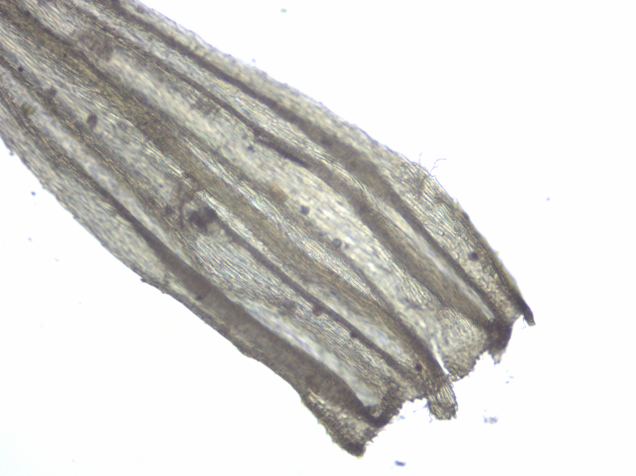
#> input picture testdata/img1/Euromex_291.tif, 1272 x 952 px (shown at 1/2 size)
$ python -i lfstitcher.py   (imports and definitions only)
#> lines starting #> are read from the running program, lines starting #| are printed output that depends on the picture
#> further down, picture is the input picture: shape (952, 1272, 3); mean B, G, R 209.7, 212.6, 213.5
import cv2
import numpy as np
import logging

logger = logging.getLogger(__name__)

# Cache CUDA availability check so it is executed only once
def _get_cuda_device_count_cached():
    """Return cached CUDA device count to avoid repeated expensive checks."""
    if not hasattr(_get_cuda_device_count_cached, "_cached_count"):
        if hasattr(cv2, "cuda") and hasattr(cv2.cuda, "getCudaEnabledDeviceCount"):
            try:
                _get_cuda_device_count_cached._cached_count = cv2.cuda.getCudaEnabledDeviceCount()
            except Exception:
                _get_cuda_device_count_cached._cached_count = 0
        else:
            _get_cuda_device_count_cached._cached_count = 0
    return _get_cuda_device_count_cached._cached_count

class FeatureMatcher:
    """
    Feature matcher tuned for biological microscopy images.

    Enhancements:
    - Preserve input scale and sensitivity for small structures.
    - Allow tightly-clustered inliers to pass if enough inliers are present.
    - Fallback to ECC (translation/affine) registration when homography fails
      but there is some valid local overlap.
    """

    def __init__(self, detector='sift', ratio=0.85, ransac_thresh=3.0, min_inliers=8,
                 do_clahe=False, denoise_ksize=1, min_spread_frac=0.0005, try_use_gpu=False):
        self.detector_name = detector.lower()
        self.ratio = float(ratio)
        self.ransac_thresh = float(ransac_thresh)
        self.min_inliers = int(min_inliers)
        self.do_clahe = bool(do_clahe)
        self.denoise_ksize = int(denoise_ksize) if denoise_ksize is not None else 1
        self.min_spread_frac = float(min_spread_frac)

        # runtime flag for whether a CUDA detector was actually created
        self.using_cuda = False

        # determine whether GPU should be attempted using cached device count
        cuda_device_count = _get_cuda_device_count_cached()
        self.try_use_gpu = bool(try_use_gpu) and cuda_device_count > 0

        # log\-once flag for CUDA usage
        self._logged_cuda = False

        # detector/matcher creation is handled by _create_detector_and_matcher
        self._create_detector_and_matcher()

    def _create_detector_and_matcher(self):
        if hasattr(cv2, 'SIFT_create') and self.detector_name == 'sift':
            try:
                if self.try_use_gpu and hasattr(cv2, 'cuda') and hasattr(cv2.cuda, 'SIFT_create'):
                    self.detector = cv2.cuda.SIFT_create(nfeatures=10000)
                    self.using_cuda = True
                    logger.info("Using CUDA SIFT detector.")
                else:
                    try:
                        self.detector = cv2.SIFT_create(nfeatures=10000, contrastThreshold=0.01, edgeThreshold=5)
                    except TypeError:
                        self.detector = cv2.SIFT_create(nfeatures=10000)
                index_params = dict(algorithm=1, trees=5)
                search_params = dict(checks=50)
                self.matcher = cv2.FlannBasedMatcher(index_params, search_params)
                self.is_binary = False
            except Exception:
                logger.info("Failed to create SIFT, falling back to ORB.")
                self.detector = cv2.ORB_create(nfeatures=5000, scaleFactor=1.2, edgeThreshold=15)
                self.matcher = cv2.BFMatcher(cv2.NORM_HAMMING, crossCheck=False)
                self.is_binary = True
        elif hasattr(cv2, 'AKAZE_create') and self.detector_name in ('akaze', 'kaze'):
            self.detector = cv2.AKAZE_create()
            self.matcher = cv2.BFMatcher(cv2.NORM_HAMMING, crossCheck=False)
            self.is_binary = True
        else:
            self.detector = cv2.ORB_create(nfeatures=8000, scaleFactor=1.2, edgeThreshold=15)
            self.matcher = cv2.BFMatcher(cv2.NORM_HAMMING, crossCheck=False)
            self.is_binary = True

    # [108 lines left out: functions _preprocess, _spatial_spread_ok, _validate_transform_on_matches, detect_and_match, not called in this run]


class SimpleStitcher:
    """
    SimpleStitcher with multi-band blending and exposure compensation.
    """

    def __init__(self, detector='sift', ratio=0.75, ransac_thresh=4.0, min_inliers=30,
                 warper_type='plane', crop=True, try_use_gpu=False, skip_reorder=True,
                 blender_type='multiband', exposure_compensation=False, num_bands=5,
                 equalize=False):
        self.matcher = FeatureMatcher(detector=detector, ratio=ratio, ransac_thresh=ransac_thresh,
                                      min_inliers=min_inliers, try_use_gpu=try_use_gpu)
        self.warper_type = (warper_type or 'plane').lower()
        self.crop = bool(crop)
        self.skip_reorder = bool(skip_reorder)
        self.blender_type = blender_type.lower()
        self.exposure_compensation = bool(exposure_compensation)
        self.num_bands = int(num_bands)
        self.equalize = bool(equalize)  # boolean flag for equalization

    # [82 lines left out: functions _cylindrical_warp, adjust_background_brightness, not called in this run]

    @staticmethod
    def auto_spread_brightness(img_bgr, low_percentile=5, high_percentile=95):
        """
        Spread brightness like ACR Auto by stretching L channel percentiles to full range.
        """
#> called with low_percentile = 5, high_percentile = 95
        if img_bgr is None or img_bgr.ndim != 3:
            return img_bgr
        lab = cv2.cvtColor(img_bgr, cv2.COLOR_BGR2LAB)
#> lab: shape (952, 1272, 3); mean of channels 0, 1, 2 215.8, 127.9, 129.6
        l, a, b = cv2.split(lab)
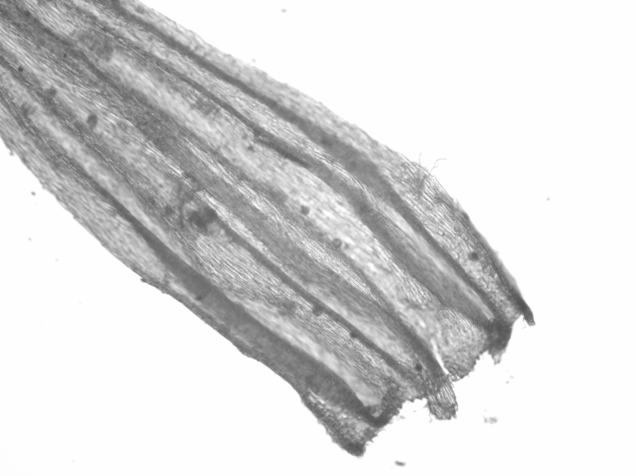
#> l: shape (952, 1272) (shown at 1/2 size); min 81, max 254, mean 215.8
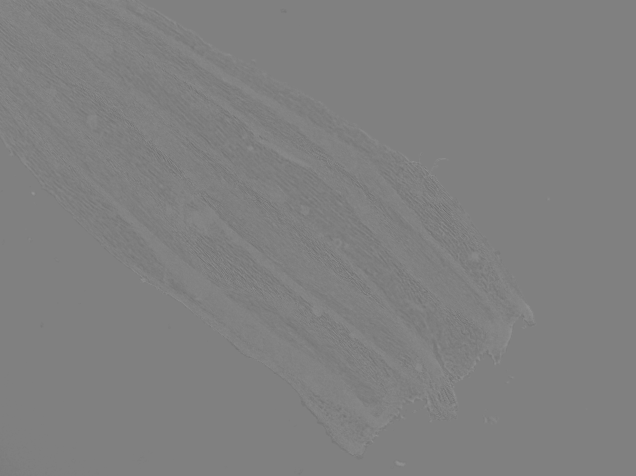
#> a: shape (952, 1272) (shown at 1/2 size); min 99, max 152, mean 127.9
        # Compute percentiles for stretching
        low_val = np.percentile(l, low_percentile)
#> low_val = 124
        high_val = np.percentile(l, high_percentile)
#> high_val = 254
        # Stretch L to 0-255
        l_stretched = np.clip((l - low_val) / (high_val - low_val + 1e-6) * 255, 0, 255).astype(np.uint8)
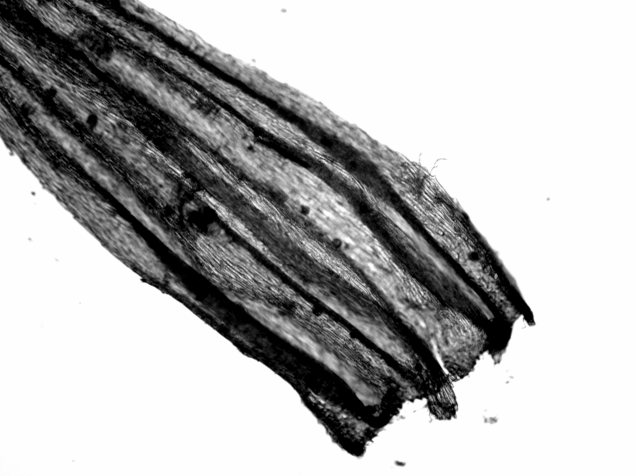
#> l_stretched: shape (952, 1272) (shown at 1/2 size); min 0, max 254, mean 180.3
        lab_stretched = cv2.merge([l_stretched, a, b])
#> lab_stretched: shape (952, 1272, 3); mean of channels 0, 1, 2 180.3, 127.9, 129.6
        return cv2.cvtColor(lab_stretched, cv2.COLOR_LAB2BGR)
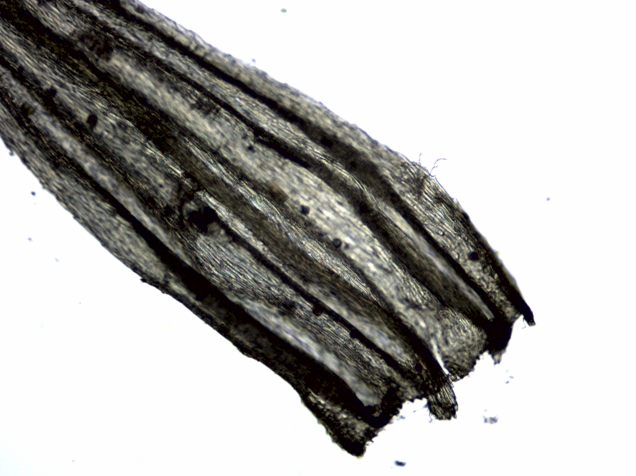
#> returned value: shape (952, 1272, 3) (shown at 1/2 size); mean B, G, R 176.1, 178.7, 179.5

    # [387 lines left out: functions _estimate_vignette_mask, _apply_vignette_correction, _equalize_images, _estimate_exposure_gains, _apply_exposure_compensation, _multiband_blend and 3 more, not called in this run]

>>> import cv2
>>> picture = cv2.imread('../testdata/img1/Euromex_291.tif')
>>> result = SimpleStitcher().auto_spread_brightness(picture)

$ run again, on testdata/img1/Euromex_292.tif
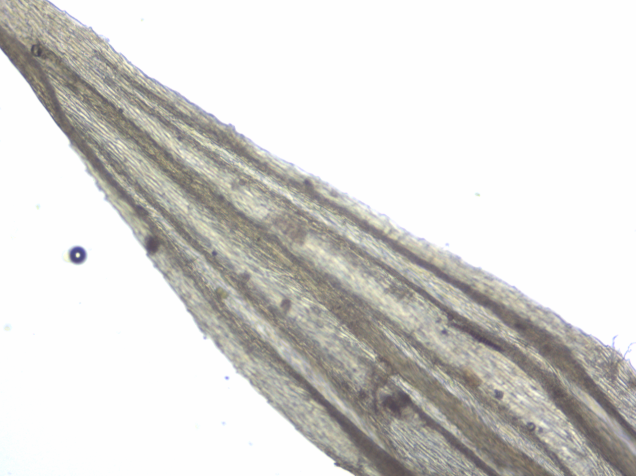
#> input picture testdata/img1/Euromex_292.tif, 1272 x 952 px (shown at 1/2 size)
#> picture is the input picture: shape (952, 1272, 3); mean B, G, R 211, 214, 215.1
#> lab: shape (952, 1272, 3); mean of channels 0, 1, 2 217.2, 127.9, 129.7
#> in auto_spread_brightness, `l, a, b = cv2.split(lab)`:
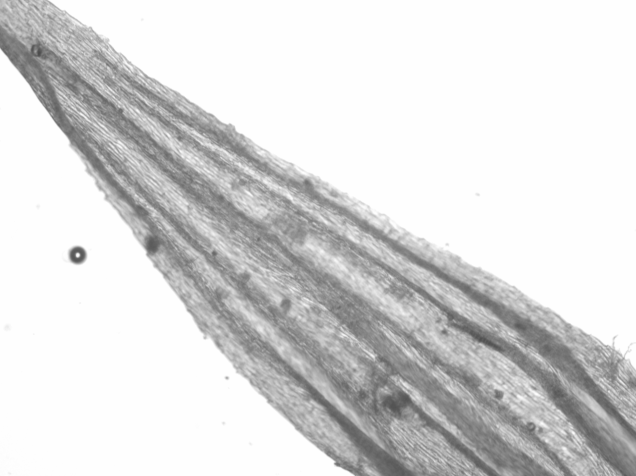
#> l: shape (952, 1272) (shown at 1/2 size); min 75, max 254, mean 217.2
#> low_val = 126
#> high_val = 254
#> lab_stretched: shape (952, 1272, 3); mean of channels 0, 1, 2 182, 127.9, 129.7
#> in auto_spread_brightness, `return cv2.cvtColor(lab_stretched, cv2.COLOR_LAB2BGR)`:
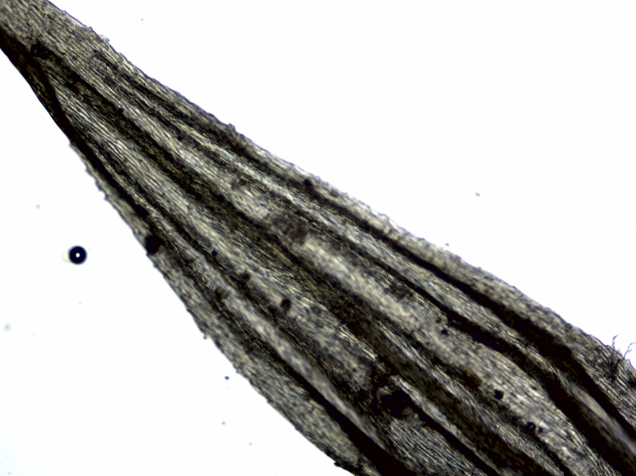
#> returned value: shape (952, 1272, 3) (shown at 1/2 size); mean B, G, R 177.6, 180.3, 181.3

$ run again, on testdata/img1/Euromex_293.tif
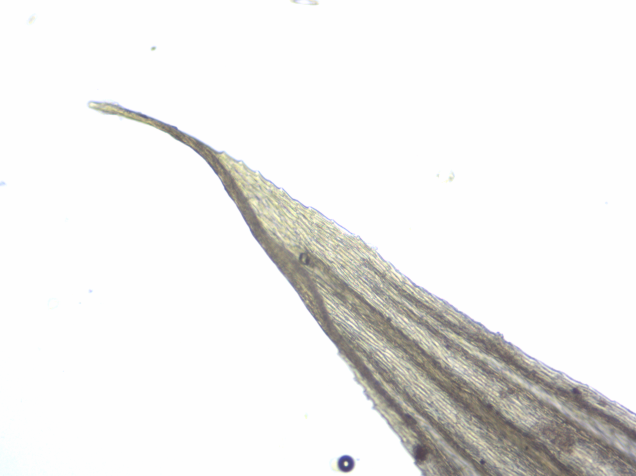
#> input picture testdata/img1/Euromex_293.tif, 1272 x 952 px (shown at 1/2 size)
#> picture is the input picture: shape (952, 1272, 3); mean B, G, R 236, 237.4, 238
#> lab: shape (952, 1272, 3); mean of channels 0, 1, 2 238.8, 128, 128.8
#> in auto_spread_brightness, `l, a, b = cv2.split(lab)`:
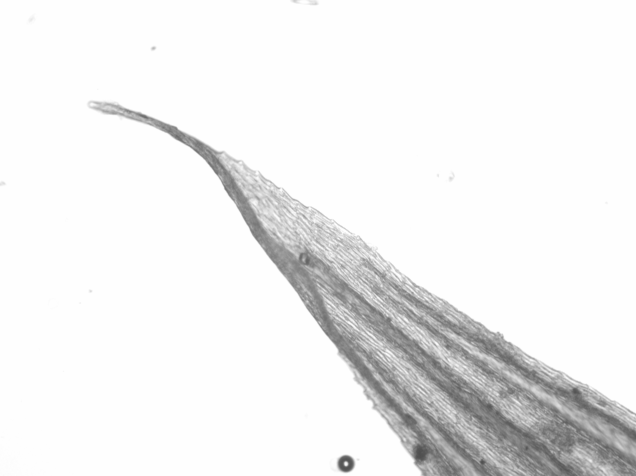
#> l: shape (952, 1272) (shown at 1/2 size); min 77, max 254, mean 238.8
#> low_val = 141
#> high_val = 254
#> lab_stretched: shape (952, 1272, 3); mean of channels 0, 1, 2 221.5, 128, 128.8
#> in auto_spread_brightness, `return cv2.cvtColor(lab_stretched, cv2.COLOR_LAB2BGR)`:
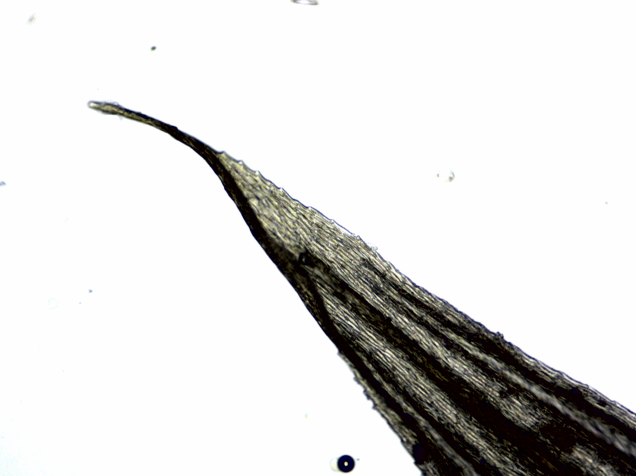
#> returned value: shape (952, 1272, 3) (shown at 1/2 size); mean B, G, R 219.8, 221, 221.5
